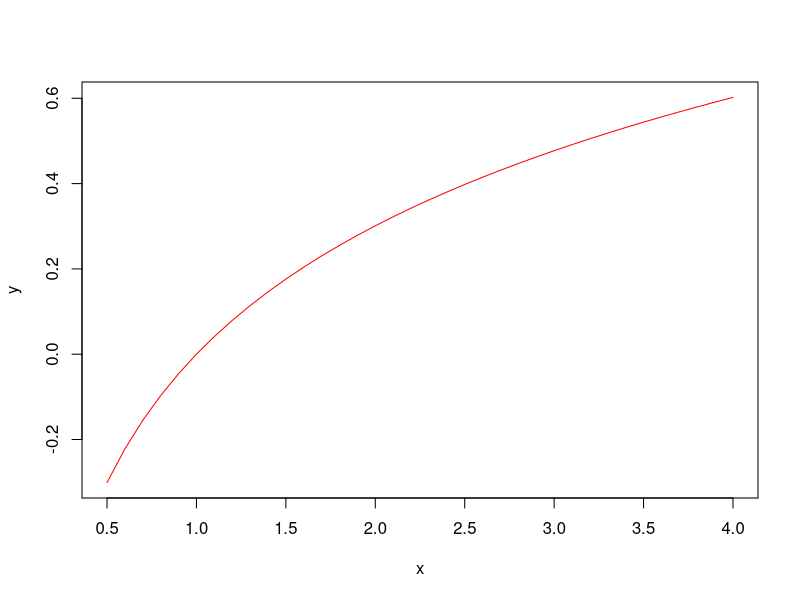
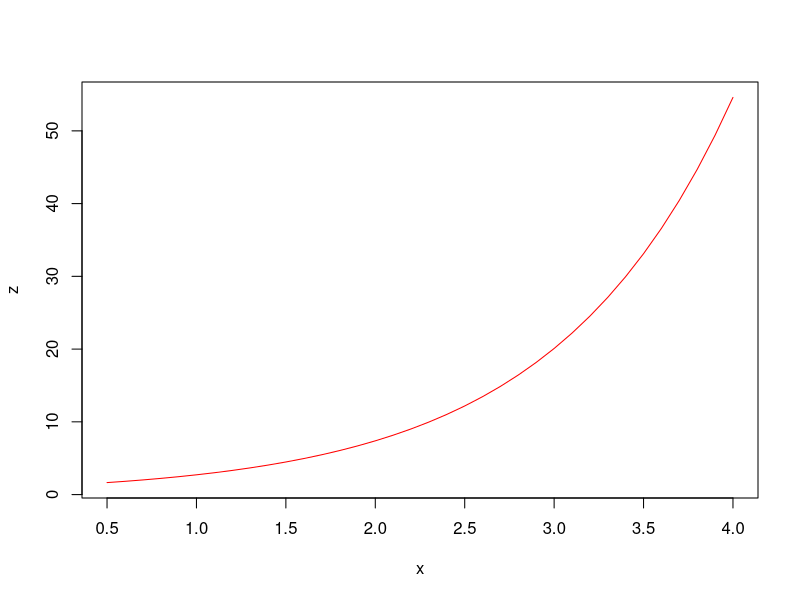

R code for these plots, in order:
#Ejercicio1

miDNI<-c(4,5,3,8,5,7,8,0)
miDNI

##Ejercicio2.1

dnisort<-sort(miDNI)
count<-1

for(i in 1:(length(miDNI)-1)){
  if(dnisort[i]<dnisort[i+1]) 
  {count<-count+1}
}
count

##Ejercicio2.2

sort(miDNI, decreasing= FALSE)
unique(miDNI)
count2<-length(unique(miDNI))
count2

##Ejercicio3

x<-seq(0.5, 4, 0.1)
y<- log10(x)
z<- exp(x)

print(x)
print(y)

df<- data.frame(x,y,z)
df

exp(x)

##Ejercicio4

#?abline
plot(x, y, col="red",type="l")

plot(x,z, col="red",type="l")